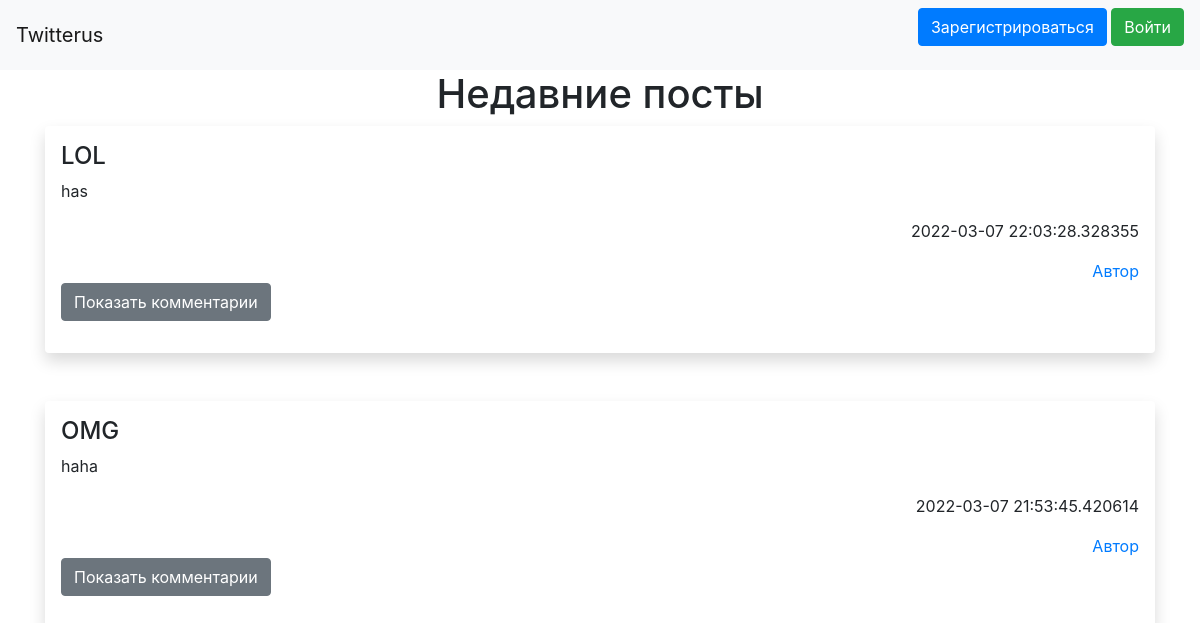
/, run on an earlier commit of the app's database.
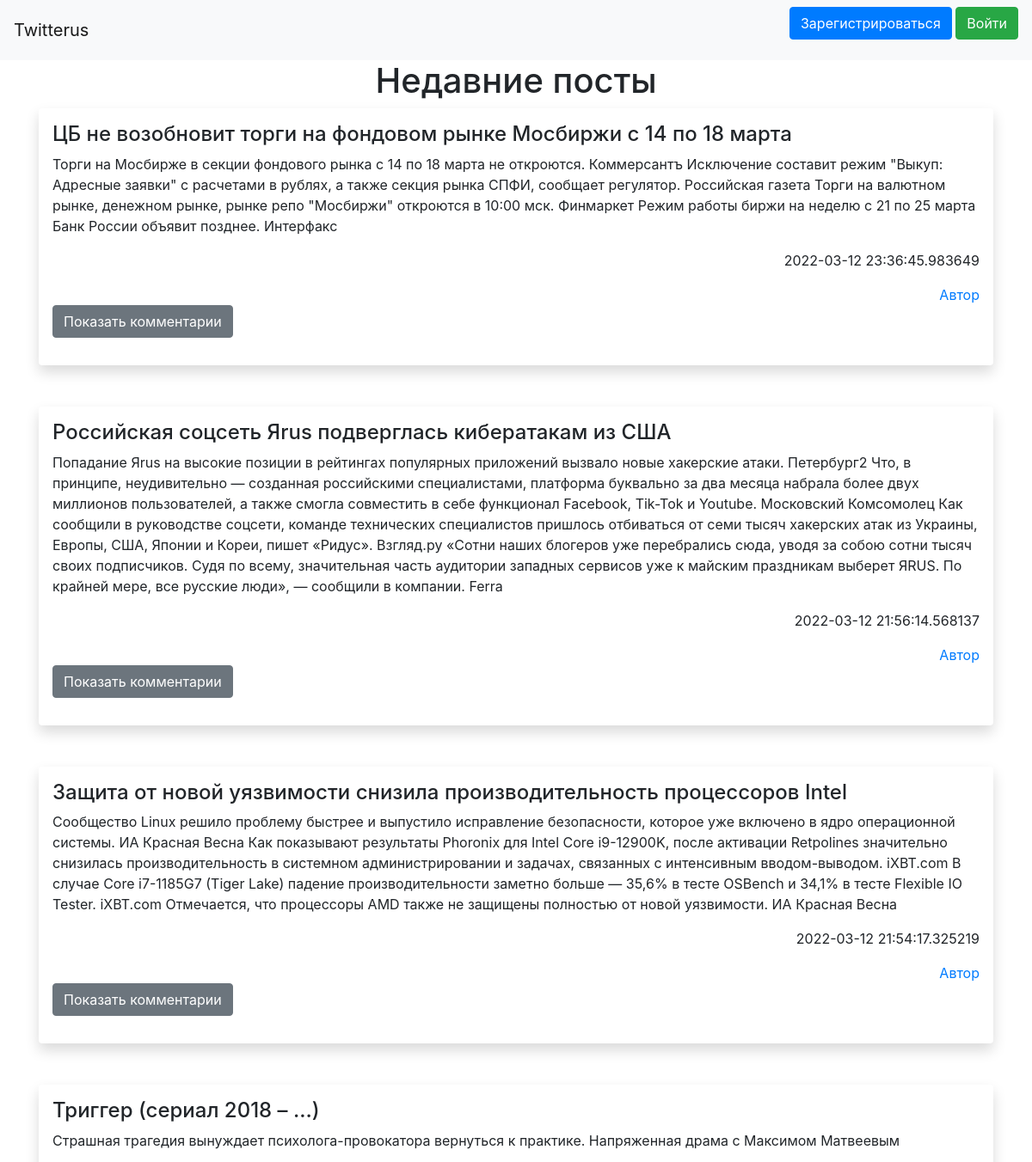
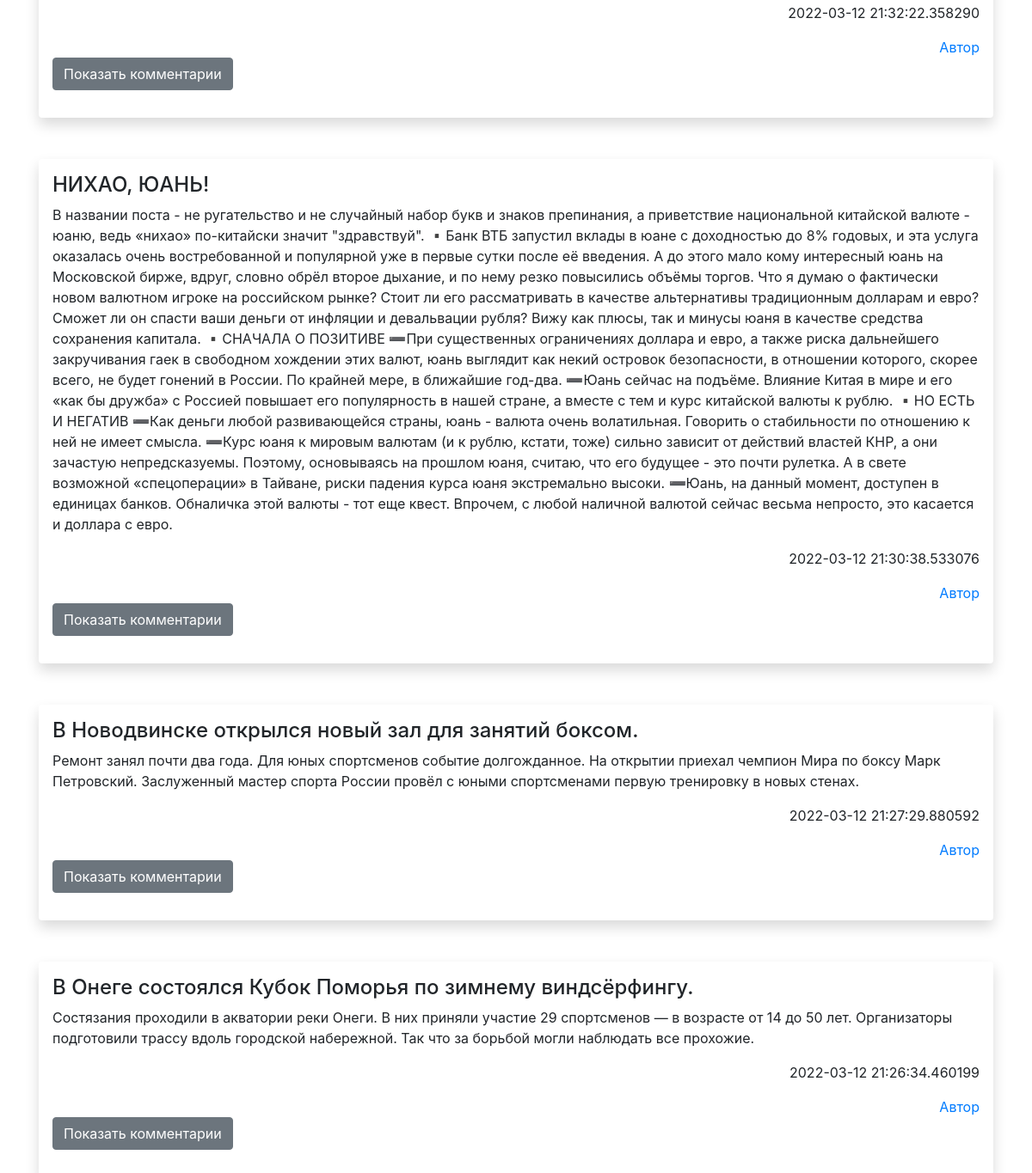
And on a later commit of the database (2 pictures, top to bottom).
### data/posts.py (models this page shows)
class Post(SqlAlchemyBase, SerializerMixin):
    __tablename__ = 'posts'
    id = sqlalchemy.Column(sqlalchemy.Integer, primary_key=True, autoincrement=True)
    title = sqlalchemy.Column(sqlalchemy.String)
    creater_id = sqlalchemy.Column(sqlalchemy.Integer, sqlalchemy.ForeignKey("users.id"))
    text = sqlalchemy.Column(sqlalchemy.String)
    create_data = sqlalchemy.Column(sqlalchemy.DateTime, default=datetime.datetime.now)
    user = orm.relation('User')

### app.py (the view, shortened to what this page needs)
@app.route('/', methods=['GET', 'POST'])
def base_site():
    db_sess = db_session.create_session()
    posts = db_sess.query(Post).all()
    comments = db_sess.query(Comment).all()
    form = AddCommentForm()
    return render_template('index.html', posts=posts[::-1], comments=comments, title='Twitterus', form=form)

### data/db_session.py (called while the page is built)
def create_session() -> Session:
    global __factory
    return __factory()

### templates/index.html (shortened to what this page needs)
{% extends "base.html" %}
{% block content %}
<h1 align="center">Недавние посты</h1>
{% for item in posts %}
<div class="shadow p-3 mb-5 bg-body rounded">
    <h4>
        {{ item.title }}
    </h4>
    <p>{{ item.text }}</p>
    <div align="right">
        <p>{{ item.create_data }}</p>
        <a href="/user/{{ item.creater_id }}" class="link-primary">Автор</a>
    </div>
    <p>
        <button class="btn btn-secondary" type="button" data-bs-toggle="collapse" data-bs-target="#collapseWidthExample{{ item.id }}" aria-expanded="false" aria-controls="collapseWidthExample{{ item.id }}">
            Показать комментарии
        </button>
    </p>
</div>
{% endfor %}
{% endblock %}

### templates/base.html (shortened to what this page needs)
<!doctype html>
<html lang="en">
<head>
    <link rel="stylesheet"
          href="https://stackpath.bootstrapcdn.com/bootstrap/4.4.1/css/bootstrap.min.css"
>
</head>
<body>
<header>
    <nav class="navbar navbar-light bg-light">
        <a class="navbar-brand" href="/">Twitterus</a>
        {% if current_user.is_authenticated %}
            <div class="dropdown">
            <a class="btn btn-secondary" href="/add_post">Добавить пост</a>
              <button class="btn btn-secondary dropdown-toggle" type="button" id="dropdownMenuButton1" data-bs-toggle="dropdown" aria-expanded="false">
                {{ current_user.nick }}
              </button>
              <ul class="dropdown-menu" aria-labelledby="dropdownMenuButton1">
                <li><a class="dropdown-item" href="/user/{{ current_user.id }}">Мой профиль</a></li>
                <li><a class="dropdown-item" href="/edit/{{ current_user.id }}">Редактировать профиль</a></li>
                <li><a class="dropdown-item" href="/logout">Выйти</a></li>
              </ul>
            </div>
        {% else %}
            <p>
                <a class="btn btn-primary " href="/register">Зарегистрироваться</a>
                <a class="btn btn-success" href="/login">Войти</a>
            </p>
        {% endif %}
    </nav>
</header>
<main role="main" class="container">
    {% block content %}{% endblock %}
</main>
</body>
</html>

What changed in the data, as far as the page shows it:
removed Post: title "LOL", text "has", create_data "2022-03-07 22:03:28.328355"
removed Post: title "OMG", text "haha", create_data "2022-03-07 21:53:45.420614"
added Post: title "ЦБ не возобновит торги на фондовом рынке Мосбиржи с 14 по 18 марта", text "Торги на Мосбирже в секции фондового рынка с 14 по 18 марта не откроются. Коммерсантъ Исключение составит режим \"Выкуп: Адресные заявки\" с расчетами в рублях, а также секция рынка СПФИ, сообщает регулятор. Российская газета Торги на валютном рынке, денежном рынке, рынке репо \"Мосбиржи\" откроются в 10:00 мск. Финмаркет Режим работы биржи на неделю с 21 по 25 марта Банк России объявит позднее. Интерфакс", create_data "2022-03-12 23:36:45.983649"
added Post: title "Российская соцсеть Яrus подверглась кибератакам из США", text "Попадание Яrus на высокие позиции в рейтингах популярных приложений вызвало новые хакерские атаки. Петербург2 Что, в принципе, неудивительно — созданная российскими специалистами, платформа буквально за два месяца набрала более двух миллионов пользователей, а также смогла совместить в себе функционал Facebook, Tik-Tok и Youtube. Московский Комсомолец Как сообщили в руководстве соцсети, команде технических специалистов пришлось отбиваться от семи тысяч хакерских атак из Украины, Европы, США, Японии и Кореи, пишет «Ридус». Взгляд.ру «Сотни наших блогеров уже перебрались сюда, уводя за собою сотни тысяч своих подписчиков. Судя по всему, значительная часть аудитории западных сервисов уже к…", create_data "2022-03-12 21:56:14.568137"
added Post: title "Защита от новой уязвимости снизила производительность процессоров Intel", text "Сообщество Linux решило проблему быстрее и выпустило исправление безопасности, которое уже включено в ядро операционной системы. ИА Красная Весна Как показывают результаты Phoronix для Intel Core i9-12900K, после активации Retpolines значительно снизилась производительность в системном администрировании и задачах, связанных с интенсивным вводом-выводом. iXBT.com В случае Core i7-1185G7 (Tiger Lake) падение производительности заметно больше — 35,6% в тесте OSBench и 34,1% в тесте Flexible IO Tester. iXBT.com Отмечается, что процессоры AMD также не защищены полностью от новой уязвимости. ИА Красная Весна", create_data "2022-03-12 21:54:17.325219"
added Post: title "Триггер (сериал 2018 – ...)", text "Страшная трагедия вынуждает психолога-провокатора вернуться к практике. Напряженная драма с Максимом Матвеевым", create_data "2022-03-12 21:32:22.358290"
added Post: title "НИХАО, ЮАНЬ!", text "В названии поста - не ругательство и не случайный набор букв и знаков препинания, а приветствие национальной китайской валюте - юаню, ведь «нихао» по-китайски значит \"здравствуй\". ▪️Банк ВТБ запустил вклады в юане с доходностью до 8% годовых, и эта услуга оказалась очень востребованной и популярной уже в первые сутки после её введения. А до этого мало кому интересный юань на Московской бирже, вдруг, словно обрёл второе дыхание, и по нему резко повысились объёмы торгов. Что я думаю о фактически новом валютном игроке на российском рынке? Стоит ли его рассматривать в качестве альтернативы традиционным долларам и евро? Сможет ли он спасти ваши деньги от инфляции и девальвации рубля? Вижу как…", create_data "2022-03-12 21:30:38.533076"
added Post: title "В Новодвинске открылся новый зал для занятий боксом.", text "Ремонт занял почти два года. Для юных спортсменов событие долгожданное. На открытии приехал чемпион Мира по боксу Марк Петровский. Заслуженный мастер спорта России провёл с юными спортсменами первую тренировку в новых стенах.", create_data "2022-03-12 21:27:29.880592"
added Post: title "В Онеге состоялся Кубок Поморья по зимнему виндсёрфингу.", text "Состязания проходили в акватории реки Онеги. В них приняли участие 29 спортсменов — в возрасте от 14 до 50 лет. Организаторы подготовили трассу вдоль городской набережной. Так что за борьбой могли наблюдать все прохожие.", create_data "2022-03-12 21:26:34.460199"
